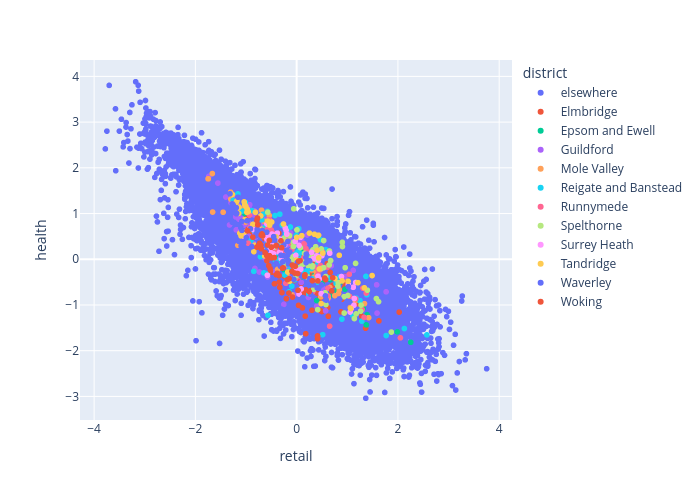

The code cell stored with this chart in its notebook:
### Code cell
px.scatter(
    aha.select("lsoa21cd", pl.col("district").fill_null(pl.lit("elsewhere")), air_quality="domain_e", green_or_bluespace="domain_g", health="domain_h", retail="domain_r"), 
    y="health", x="retail",
    color="district",
    height=500,
    width=700,
)
